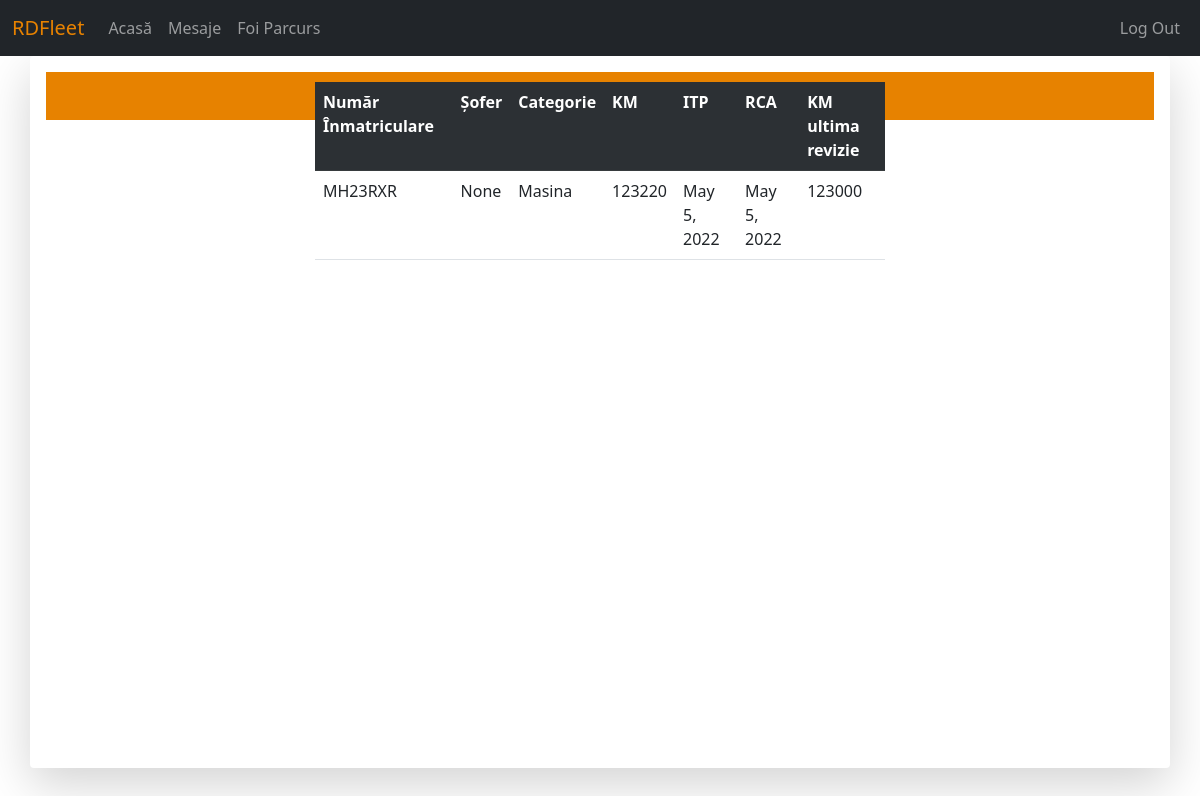
Page /vehicles/3/ (signed in) on the earlier database version.
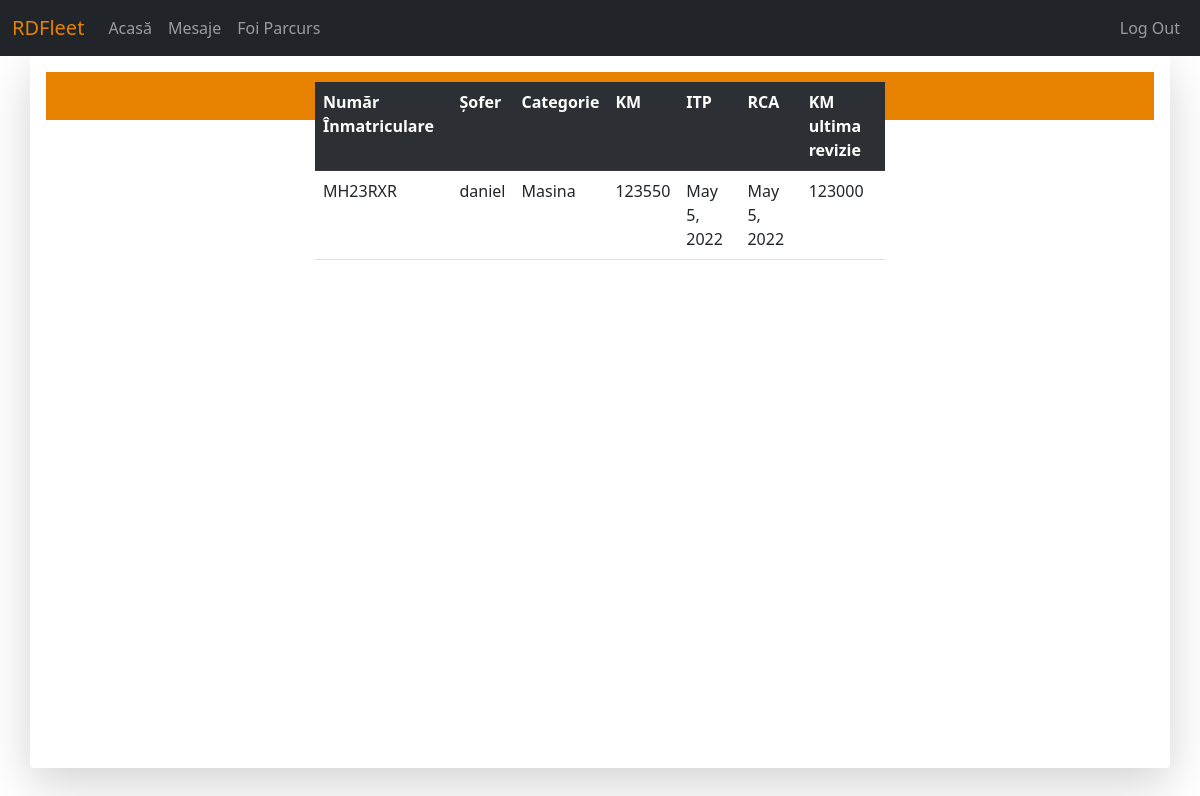
Same page on the later database version.
### vehicles/models.py (models this page shows, shortened)
class Vehicle(models.Model):
	vehicle_plate = models.CharField(max_length = 10, unique = True, verbose_name = "Număr înmatriculare")
	vehicle_odometer = models.PositiveIntegerField(verbose_name = "Kilometraj")
	vehicle_itp = models.DateField(verbose_name = "ITP expiră la")
	vehicle_rca = models.DateField(verbose_name = "RCA expiră la")
	vehicle_last_service = models.PositiveIntegerField(verbose_name = "Ultimul service efectuat KM")
	vehicle_driver = models.ForeignKey(settings.AUTH_USER_MODEL, on_delete=models.SET_NULL, null = True, verbose_name = "Șoferul", blank = True)
	vehicle_category = models.ForeignKey(Category, on_delete=models.SET_NULL, null = True, verbose_name = "Categoria", blank = True)

class Category(models.Model):
	category_name = models.CharField(max_length = 50, unique = True, verbose_name = "Categorie")
	def __str__(self):
		return self.category_name

### vehicles/views.py (the view)
# urls.py: path('<int:id>/', views.VehicleView.as_view(), name='vehicle-detail-view'),
class VehicleView(View):
	template_name = 'vehicles/vehicle_detail.html'
	def get(self, request, id, *args, **kwargs):
		context = {}
		if id != None:
			obj = get_object_or_404(Vehicle, id=id)
			context['vehicle'] = obj
		return render(request, self.template_name, context)

### vehicles/templates/vehicles/vehicle_detail.html (shortened to what this page needs)
{% extends 'base.html' %}
{% block content %}
	<h1 style="background-color: #e78200; text-align: center;">{{ vehicle.vehicle_plate }}</h1>
	<div class="position-absolute start-50 translate-middle" style="top: 17.3%">
	<table class="table table-striped table-hover vehlist">
		<tr class="table-dark">
			<th>Număr Înmatriculare</th>
			<th>Șofer</th>
			<th>Categorie</th>
			<th>KM</th>
			<th>ITP</th>
			<th>RCA</th>
			<th>KM ultima revizie</th>
		</tr>
		<tr>
			<td>{{ vehicle.vehicle_plate }}</td>
			<td>{{ vehicle.vehicle_driver }}</td>
			<td>{{ vehicle.vehicle_category }}</td>
			<td>{{ vehicle.vehicle_odometer }}</td>
			<td>{{ vehicle.vehicle_itp }}</td>
			<td>{{ vehicle.vehicle_rca }}</td>
			<td>{{ vehicle.vehicle_last_service }}</td>
		</tr>
	</table>
	</div>
{% endblock %}

Differences in the rows shown:
changed Vehicle "MH23RXR": vehicle_driver "None" → "daniel"; vehicle_odometer "123220" → "123550"
